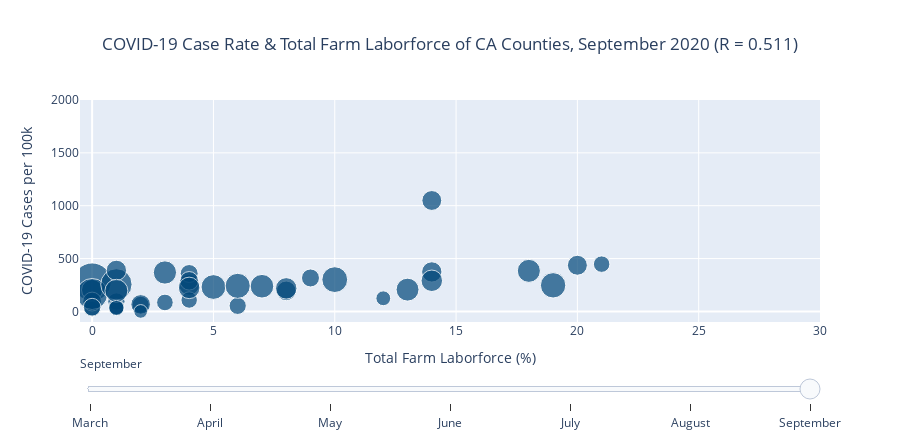

The cell this chart's notebook holds for it:
### Markdown cell above
### Scatter Plots

### Code cell
# make scatter
df = pd.DataFrame(
    {'Month':unemployment_gdf[(unemployment_gdf.index.isin(county_index))]['period'],
    'covid_per_100k':(unemployment_gdf[(unemployment_gdf.index.isin(county_index))]['covid_per_100k']),
    'pop':(unemployment_gdf[(unemployment_gdf.index.isin(county_index))]['pop'])}
)
df['Total Farm Employment Proportion']=pd.Series(dtype='float64')
for i in period:
    month=calendar.month_name[i]
    df['Total Farm Employment Proportion'][df['Month']==i]= (pd.Series(monthlyemployment_df[monthlyemployment_df.index.get_level_values('Month') ==month].droplevel('Month')['Total Farm'].fillna(0)/(unemployment_gdf[(unemployment_gdf.index.isin(county_index))]['laborforce'])).round(2)*100)
# Create a list of Plotly Go objects and r values (Pearsons) to dynamically update graph with slider
df.reset_index(inplace=True)
slider_data=[]
r_values=[]
for month in df['Month'].unique():
    if len(df[(df['Month']==month) & (df['covid_per_100k'].isnull())])>0: # remove null value for calculation (Modoc County has no covid reporting for march)
        null_index=int(df[(df['Month']==month) & (df['covid_per_100k'].isnull())].index.values[0])
        r_values.append((pearsonr(df[(df['Month']==month)]['Total Farm Employment Proportion'].values, df[(df['Month']==month)]['covid_per_100k'].fillna(0).values))[0])
    else:
        r_values.append((pearsonr(df[(df['Month']==month)]['Total Farm Employment Proportion'].values, df[(df['Month']==month)]['covid_per_100k'].values))[0])
    slider_data.append(go.Scatter({
        'mode':'markers',
        'marker': dict(color='#004679',size=(df[df['Month']==month]['pop'].values)** (1. / 4)/2+10,opacity=0.7,line=dict(width=1,color="#ffffff")),
        'name': '',
        'visible': False,
        'x': df[df['Month']==month]['Total Farm Employment Proportion'].values,
        'y': df[df['Month']==month]['covid_per_100k'].values,
        'customdata':df[(df['Month']==4)][["index","pop"]],
        'hovertemplate': (('<b>%{customdata[0]} County</b><br><br>'+\
                  '<i>Cases per 100k</i>: %{y}<br>'+\
                          '<i>Total Farm Laborforce</i>: %{x}%<br>'+\
                          '<i>Population</i>: %{customdata[1]}')) }))
    
# Set initial slider/title index
start_index = (period[-1]-3)

# Make initial trace visible
slider_data[start_index]['visible'] = True

# Build slider steps
steps = []
for i in range(len(slider_data)):
    step = dict(
        # Update method allows us to update both trace and layout properties
        method = 'update', 
        label = calendar.month_name[i+3],
        args = [
            # Make the ith trace visible
            {'visible': [t == i for t in range(len(slider_data))]},
            
            # Set the title for the ith trace
            {'title.text': 'COVID-19 Case Rate & Total Farm Laborforce of CA Counties, %s 2020 (R = %.3f)' % (calendar.month_name[i+3],r_values[i])}],
    )
    steps.append(step)

# Build sliders
sliders = [go.layout.Slider(
    active = (period[-1]-3),
    pad = {"t": 30},
    steps = steps
)]

layout = go.Layout(
    sliders=sliders,
    title={'text':'COVID-19 Case Rate & Total Farm Laborforce of CA Counties, %s 2020 (R = %.3f)' % (calendar.month_name[i+3],r_values[i])},
    xaxis=dict(range=(-0.5,30),title="Total Farm Laborforce (%)"),
    yaxis=dict(range=(-100,2000),title="COVID-19 Cases per 100k"),
    height=440,title_x=0.5,
)

fig = go.Figure(data=slider_data, layout=layout)

fig.show()

if export:
    fig.write_html("../figures/5a_covid_total-farm-employment.html")
#fig.write_image("../figures/5a_covid_total-farm-employment.png")

### Figure 1 — Plotly figure (JSON) as saved in the notebook; plotly's stock layout.template omitted (floating-point values rounded to 4 significant figures)
{"data": [{"customdata": [["Alpine", 1129], ["Amador", 39752], ["Butte", 219186], ["Calaveras", 45905], ["Colusa", 21547], ["Del Norte", 27812], ["Fresno", 999101], ["Glenn", 28393], ["Humboldt", 135558], ["Imperial", 181215], ["Inyo", 18039], ["Kern", 900202], ["Kings", 152940], ["Lake", 64386], ["Lassen", 30573], ["Los Angeles", 10039107], ["Madera", 157327], ["Marin", 258826], ["Mariposa", 17203], ["Mendocino", 86749], ["Merced", 277680], ["Modoc", 8841], ["Mono", 14444], ["Monterey", 434061], ["Napa", 137744], ["Nevada", 99755], ["Orange", 3175692], ["Plumas", 18807], ["San Diego", 3338330], ["San Joaquin", 762148], ["San Luis Obispo", 283111], ["Santa Barbara", 446499], ["Santa Cruz", 273213], ["Shasta", 180080], ["Sierra", 3005], ["Siskiyou", 43539], ["Solano", 447643], ["Sonoma", 494336], ["Stanislaus", 550660], ["Tehama", 65084], ["Trinity", 12285], ["Tulare", 466195], ["Tuolumne", 54478], ["Ventura", 846006]], "hovertemplate": "<b>%{customdata[0]} County</b><br><br><i>Cases per 100k</i>: %{y}<br><i>Total Farm Laborforce</i>: %{x}%<br><i>Population</i>: %{customdata[1]}", "marker": {"color": "#004679", "line": {"color": "#ffffff", "width": 1}, "opacity": 0.7, "size": [12.9, 17.06, 20.82, 17.32, 16.06, 16.46, 25.81, 16.49, 19.59, 20.32, 15.79, 25.4, 19.89, 17.96, 16.61, 38.14, 19.96, 21.28, 15.73, 18.58, 21.48, 14.85, 15.48, 22.83, 19.63, 18.89, 31.11, 15.86, 31.37, 24.77, 21.53, 22.92, 21.43, 20.3, 13.7, 17.22, 22.93, 23.26, 23.62, 17.99, 15.26, 23.07, 17.64, 25.16]}, "mode": "markers", "name": "", "type": "scatter", "visible": false, "x": [0, 2, 3, 1, 24, 3, 8, 18, 2, 14.0, 0, 11, 11, 3, 3, 0, 17, 0, 0, 4, 10, 11, 0, 18, 7.0, 0, 0, 1, 1, 4, 4, 9, 3, 1, 1, 5, 1, 2, 5, 7.0, 0, 15, 0, 6], "y": [88.57, 12.58, 6.387, 13.07, 13.92, 3.596, 23.22, 10.57, 36.15, 51.32, 55.44, 30.77, 11.77, 1.553, 0, 68.44, 25.42, 51.0, 0, 4.611, 11.52, 0, 173.1, 17.28, 24.68, 35.09, 39.93, 5.317, 46.88, 29.92, 39.56, 58.9, 27.09, 11.11, 0, 9.187, 22.56, 29.74, 18.52, 1.536, 0, 25.31, 3.671, 35.58]}, {"customdata": [["Alpine", 1129], ["Amador", 39752], ["Butte", 219186], ["Calaveras", 45905], ["Colusa", 21547], ["Del Norte", 27812], ["Fresno", 999101], ["Glenn", 28393], ["Humboldt", 135558], ["Imperial", 181215], ["Inyo", 18039], ["Kern", 900202], ["Kings", 152940], ["Lake", 64386], ["Lassen", 30573], ["Los Angeles", 10039107], ["Madera", 157327], ["Marin", 258826], ["Mariposa", 17203], ["Mendocino", 86749], ["Merced", 277680], ["Modoc", 8841], ["Mono", 14444], ["Monterey", 434061], ["Napa", 137744], ["Nevada", 99755], ["Orange", 3175692], ["Plumas", 18807], ["San Diego", 3338330], ["San Joaquin", 762148], ["San Luis Obispo", 283111], ["Santa Barbara", 446499], ["Santa Cruz", 273213], ["Shasta", 180080], ["Sierra", 3005], ["Siskiyou", 43539], ["Solano", 447643], ["Sonoma", 494336], ["Stanislaus", 550660], ["Tehama", 65084], ["Trinity", 12285], ["Tulare", 466195], ["Tuolumne", 54478], ["Ventura", 846006]], "hovertemplate": "<b>%{customdata[0]} County</b><br><br><i>Cases per 100k</i>: %{y}<br><i>Total Farm Laborforce</i>: %{x}%<br><i>Population</i>: %{customdata[1]}", "marker": {"color": "#004679", "line": {"color": "#ffffff", "width": 1}, "opacity": 0.7, "size": [12.9, 17.06, 20.82, 17.32, 16.06, 16.46, 25.81, 16.49, 19.59, 20.32, 15.79, 25.4, 19.89, 17.96, 16.61, 38.14, 19.96, 21.28, 15.73, 18.58, 21.48, 14.85, 15.48, 22.83, 19.63, 18.89, 31.11, 15.86, 31.37, 24.77, 21.53, 22.92, 21.43, 20.3, 13.7, 17.22, 22.93, 23.26, 23.62, 17.99, 15.26, 23.07, 17.64, 25.16]}, "mode": "markers", "name": "", "type": "scatter", "visible": false, "x": [0, 2, 3, 1, 25, 3, 8, 18, 2, 13, 0, 11, 11, 2, 2, 0, 15, 0, 0, 4, 11, 12, 1, 25, 7.0, 0, 0, 1, 1, 4, 4, 12, 4, 1, 1, 5, 1, 2, 5, 7.0, 0, 16, 0, 7.0], "y": [0, 7.547, 2.737, 15.25, 0, 10.79, 85.78, 14.09, 6.639, 268.2, 49.89, 106.0, 146.5, 12.43, 0, 232.3, 20.98, 44.43, 87.19, 8.069, 59.06, 0, 34.62, 43.08, 34.12, 6.015, 80.49, 15.95, 90.37, 47.63, 40.97, 84.43, 21.23, 8.33, 0, 2.297, 49.15, 28.12, 66.28, 0, 0, 198.2, 0, 46.22]}, {"customdata": [["Alpine", 1129], ["Amador", 39752], ["Butte", 219186], ["Calaveras", 45905], ["Colusa", 21547], ["Del Norte", 27812], ["Fresno", 999101], ["Glenn", 28393], ["Humboldt", 135558], ["Imperial", 181215], ["Inyo", 18039], ["Kern", 900202], ["Kings", 152940], ["Lake", 64386], ["Lassen", 30573], ["Los Angeles", 10039107], ["Madera", 157327], ["Marin", 258826], ["Mariposa", 17203], ["Mendocino", 86749], ["Merced", 277680], ["Modoc", 8841], ["Mono", 14444], ["Monterey", 434061], ["Napa", 137744], ["Nevada", 99755], ["Orange", 3175692], ["Plumas", 18807], ["San Diego", 3338330], ["San Joaquin", 762148], ["San Luis Obispo", 283111], ["Santa Barbara", 446499], ["Santa Cruz", 273213], ["Shasta", 180080], ["Sierra", 3005], ["Siskiyou", 43539], ["Solano", 447643], ["Sonoma", 494336], ["Stanislaus", 550660], ["Tehama", 65084], ["Trinity", 12285], ["Tulare", 466195], ["Tuolumne", 54478], ["Ventura", 846006]], "hovertemplate": "<b>%{customdata[0]} County</b><br><br><i>Cases per 100k</i>: %{y}<br><i>Total Farm Laborforce</i>: %{x}%<br><i>Population</i>: %{customdata[1]}", "marker": {"color": "#004679", "line": {"color": "#ffffff", "width": 1}, "opacity": 0.7, "size": [12.9, 17.06, 20.82, 17.32, 16.06, 16.46, 25.81, 16.49, 19.59, 20.32, 15.79, 25.4, 19.89, 17.96, 16.61, 38.14, 19.96, 21.28, 15.73, 18.58, 21.48, 14.85, 15.48, 22.83, 19.63, 18.89, 31.11, 15.86, 31.37, 24.77, 21.53, 22.92, 21.43, 20.3, 13.7, 17.22, 22.93, 23.26, 23.62, 17.99, 15.26, 23.07, 17.64, 25.16]}, "mode": "markers", "name": "", "type": "scatter", "visible": false, "x": [0, 2, 3, 1, 28.0, 3, 11, 20, 2, 17, 0, 16, 15, 4, 2, 0, 21, 0, 0, 4, 14.0, 13, 1, 30, 10, 0, 0, 1, 1, 7.0, 5, 14.0, 7.0, 1, 2, 5, 1, 3, 7.0, 8, 0, 21, 0, 7.0], "y": [88.57, 5.031, 20.53, 10.89, 27.85, 147.4, 204.2, 45.79, 38.36, 1774.0, 5.544, 183.4, 647.3, 34.17, 19.63, 317.2, 108.1, 107.0, 5.813, 23.06, 70.22, 0, 55.39, 103.4, 46.46, 9.022, 166.5, 0, 120.4, 77.28, 32.5, 312.9, 32.58, 11.11, 33.28, 13.78, 66.57, 71.21, 80.63, 13.83, 8.14, 309.5, 3.671, 96.69]}, {"customdata": [["Alpine", 1129], ["Amador", 39752], ["Butte", 219186], ["Calaveras", 45905], ["Colusa", 21547], ["Del Norte", 27812], ["Fresno", 999101], ["Glenn", 28393], ["Humboldt", 135558], ["Imperial", 181215], ["Inyo", 18039], ["Kern", 900202], ["Kings", 152940], ["Lake", 64386], ["Lassen", 30573], ["Los Angeles", 10039107], ["Madera", 157327], ["Marin", 258826], ["Mariposa", 17203], ["Mendocino", 86749], ["Merced", 277680], ["Modoc", 8841], ["Mono", 14444], ["Monterey", 434061], ["Napa", 137744], ["Nevada", 99755], ["Orange", 3175692], ["Plumas", 18807], ["San Diego", 3338330], ["San Joaquin", 762148], ["San Luis Obispo", 283111], ["Santa Barbara", 446499], ["Santa Cruz", 273213], ["Shasta", 180080], ["Sierra", 3005], ["Siskiyou", 43539], ["Solano", 447643], ["Sonoma", 494336], ["Stanislaus", 550660], ["Tehama", 65084], ["Trinity", 12285], ["Tulare", 466195], ["Tuolumne", 54478], ["Ventura", 846006]], "hovertemplate": "<b>%{customdata[0]} County</b><br><br><i>Cases per 100k</i>: %{y}<br><i>Total Farm Laborforce</i>: %{x}%<br><i>Population</i>: %{customdata[1]}", "marker": {"color": "#004679", "line": {"color": "#ffffff", "width": 1}, "opacity": 0.7, "size": [12.9, 17.06, 20.82, 17.32, 16.06, 16.46, 25.81, 16.49, 19.59, 20.32, 15.79, 25.4, 19.89, 17.96, 16.61, 38.14, 19.96, 21.28, 15.73, 18.58, 21.48, 14.85, 15.48, 22.83, 19.63, 18.89, 31.11, 15.86, 31.37, 24.77, 21.53, 22.92, 21.43, 20.3, 13.7, 17.22, 22.93, 23.26, 23.62, 17.99, 15.26, 23.07, 17.64, 25.16]}, "mode": "markers", "name": "", "type": "scatter", "visible": false, "x": [0, 3, 3, 1, 29.0, 4, 11, 19, 2, 16, 0, 16, 13, 4, 2, 0, 20, 0, 0, 4, 13, 13, 1, 31, 9, 0, 0, 1, 1, 5, 4, 14.0, 8, 1, 2, 6, 1, 3, 6, 7.0, 1, 21, 0, 7.0], "y": [0, 60.37, 99.92, 87.14, 399.1, 50.34, 664.3, 510.7, 35.41, 2412.0, 77.61, 739.8, 1002.0, 97.85, 771.9, 568.5, 470.4, 982.1, 104.6, 66.86, 523.3, 11.31, 69.23, 360.8, 247.6, 108.3, 466.6, 42.54, 279.6, 581.4, 179.4, 477.0, 92.97, 88.85, 0, 52.83, 292.4, 183.7, 608.9, 146.0, 8.14, 648.2, 82.6, 339.8]}, {"customdata": [["Alpine", 1129], ["Amador", 39752], ["Butte", 219186], ["Calaveras", 45905], ["Colusa", 21547], ["Del Norte", 27812], ["Fresno", 999101], ["Glenn", 28393], ["Humboldt", 135558], ["Imperial", 181215], ["Inyo", 18039], ["Kern", 900202], ["Kings", 152940], ["Lake", 64386], ["Lassen", 30573], ["Los Angeles", 10039107], ["Madera", 157327], ["Marin", 258826], ["Mariposa", 17203], ["Mendocino", 86749], ["Merced", 277680], ["Modoc", 8841], ["Mono", 14444], ["Monterey", 434061], ["Napa", 137744], ["Nevada", 99755], ["Orange", 3175692], ["Plumas", 18807], ["San Diego", 3338330], ["San Joaquin", 762148], ["San Luis Obispo", 283111], ["Santa Barbara", 446499], ["Santa Cruz", 273213], ["Shasta", 180080], ["Sierra", 3005], ["Siskiyou", 43539], ["Solano", 447643], ["Sonoma", 494336], ["Stanislaus", 550660], ["Tehama", 65084], ["Trinity", 12285], ["Tulare", 466195], ["Tuolumne", 54478], ["Ventura", 846006]], "hovertemplate": "<b>%{customdata[0]} County</b><br><br><i>Cases per 100k</i>: %{y}<br><i>Total Farm Laborforce</i>: %{x}%<br><i>Population</i>: %{customdata[1]}", "marker": {"color": "#004679", "line": {"color": "#ffffff", "width": 1}, "opacity": 0.7, "size": [12.9, 17.06, 20.82, 17.32, 16.06, 16.46, 25.81, 16.49, 19.59, 20.32, 15.79, 25.4, 19.89, 17.96, 16.61, 38.14, 19.96, 21.28, 15.73, 18.58, 21.48, 14.85, 15.48, 22.83, 19.63, 18.89, 31.11, 15.86, 31.37, 24.77, 21.53, 22.92, 21.43, 20.3, 13.7, 17.22, 22.93, 23.26, 23.62, 17.99, 15.26, 23.07, 17.64, 25.16]}, "mode": "markers", "name": "", "type": "scatter", "visible": false, "x": [0, 2, 3, 1, 30, 4, 10, 19, 2, 13, 0, 16, 14.0, 3, 2, 0, 19, 0, 0, 4, 13, 14.0, 1, 31, 9, 0, 0, 1, 1, 4, 4, 14.0, 8, 1, 2, 6, 1, 3, 6, 8, 1, 17, 0, 6], "y": [88.57, 389.9, 391.0, 193.9, 1313.0, 107.9, 1193.0, 760.8, 78.93, 1194.0, 210.7, 1707.0, 1310.0, 219.0, 1269.0, 834.7, 1192.0, 911.4, 156.9, 261.7, 1483.0, 56.55, 692.3, 768.8, 501.7, 186.5, 617.3, 117.0, 438.8, 1211.0, 436.6, 668.3, 308.9, 152.7, 66.56, 142.4, 539.0, 454.5, 1380.0, 272.0, 32.56, 1207.0, 192.7, 515.5]}, {"customdata": [["Alpine", 1129], ["Amador", 39752], ["Butte", 219186], ["Calaveras", 45905], ["Colusa", 21547], ["Del Norte", 27812], ["Fresno", 999101], ["Glenn", 28393], ["Humboldt", 135558], ["Imperial", 181215], ["Inyo", 18039], ["Kern", 900202], ["Kings", 152940], ["Lake", 64386], ["Lassen", 30573], ["Los Angeles", 10039107], ["Madera", 157327], ["Marin", 258826], ["Mariposa", 17203], ["Mendocino", 86749], ["Merced", 277680], ["Modoc", 8841], ["Mono", 14444], ["Monterey", 434061], ["Napa", 137744], ["Nevada", 99755], ["Orange", 3175692], ["Plumas", 18807], ["San Diego", 3338330], ["San Joaquin", 762148], ["San Luis Obispo", 283111], ["Santa Barbara", 446499], ["Santa Cruz", 273213], ["Shasta", 180080], ["Sierra", 3005], ["Siskiyou", 43539], ["Solano", 447643], ["Sonoma", 494336], ["Stanislaus", 550660], ["Tehama", 65084], ["Trinity", 12285], ["Tulare", 466195], ["Tuolumne", 54478], ["Ventura", 846006]], "hovertemplate": "<b>%{customdata[0]} County</b><br><br><i>Cases per 100k</i>: %{y}<br><i>Total Farm Laborforce</i>: %{x}%<br><i>Population</i>: %{customdata[1]}", "marker": {"color": "#004679", "line": {"color": "#ffffff", "width": 1}, "opacity": 0.7, "size": [12.9, 17.06, 20.82, 17.32, 16.06, 16.46, 25.81, 16.49, 19.59, 20.32, 15.79, 25.4, 19.89, 17.96, 16.61, 38.14, 19.96, 21.28, 15.73, 18.58, 21.48, 14.85, 15.48, 22.83, 19.63, 18.89, 31.11, 15.86, 31.37, 24.77, 21.53, 22.92, 21.43, 20.3, 13.7, 17.22, 22.93, 23.26, 23.62, 17.99, 15.26, 23.07, 17.64, 25.16]}, "mode": "markers", "name": "", "type": "scatter", "visible": false, "x": [0, 2, 3, 1, 31, 4, 10, 19, 2, 13, 0, 18, 13, 4, 3, 0, 22, 0, 0, 4, 14.0, 13, 1, 31, 8, 0, 0, 1, 1, 4, 3, 14.0, 8, 1, 2, 6, 1, 3, 7.0, 8, 1, 19, 0, 6], "y": [0, 216.3, 563.4, 272.3, 459.5, 100.7, 615.1, 348.7, 118.8, 529.2, 609.8, 548.1, 1042.0, 198.8, 278.0, 420.1, 706.2, 329.6, 69.76, 376.9, 813.2, 135.7, 96.93, 636.5, 242.5, 122.3, 217.7, 47.85, 238.1, 517.1, 368.4, 340.9, 225.5, 79.96, 99.83, 96.47, 295.1, 479.8, 653.9, 245.8, 73.26, 745.6, 102.8, 308.6]}, {"customdata": [["Alpine", 1129], ["Amador", 39752], ["Butte", 219186], ["Calaveras", 45905], ["Colusa", 21547], ["Del Norte", 27812], ["Fresno", 999101], ["Glenn", 28393], ["Humboldt", 135558], ["Imperial", 181215], ["Inyo", 18039], ["Kern", 900202], ["Kings", 152940], ["Lake", 64386], ["Lassen", 30573], ["Los Angeles", 10039107], ["Madera", 157327], ["Marin", 258826], ["Mariposa", 17203], ["Mendocino", 86749], ["Merced", 277680], ["Modoc", 8841], ["Mono", 14444], ["Monterey", 434061], ["Napa", 137744], ["Nevada", 99755], ["Orange", 3175692], ["Plumas", 18807], ["San Diego", 3338330], ["San Joaquin", 762148], ["San Luis Obispo", 283111], ["Santa Barbara", 446499], ["Santa Cruz", 273213], ["Shasta", 180080], ["Sierra", 3005], ["Siskiyou", 43539], ["Solano", 447643], ["Sonoma", 494336], ["Stanislaus", 550660], ["Tehama", 65084], ["Trinity", 12285], ["Tulare", 466195], ["Tuolumne", 54478], ["Ventura", 846006]], "hovertemplate": "<b>%{customdata[0]} County</b><br><br><i>Cases per 100k</i>: %{y}<br><i>Total Farm Laborforce</i>: %{x}%<br><i>Population</i>: %{customdata[1]}", "marker": {"color": "#004679", "line": {"color": "#ffffff", "width": 1}, "opacity": 0.7, "size": [12.9, 17.06, 20.82, 17.32, 16.06, 16.46, 25.81, 16.49, 19.59, 20.32, 15.79, 25.4, 19.89, 17.96, 16.61, 38.14, 19.96, 21.28, 15.73, 18.58, 21.48, 14.85, 15.48, 22.83, 19.63, 18.89, 31.11, 15.86, 31.37, 24.77, 21.53, 22.92, 21.43, 20.3, 13.7, 17.22, 22.93, 23.26, 23.62, 17.99, 15.26, 23.07, 17.64, 25.16]}, "mode": "markers", "name": "", "type": "scatter", "visible": true, "x": [0, 2, 4, 1, 33, 4, 10, 21, 2, 14.0, 0, 19, 14.0, 4, 3, 0, 20, 0, 0, 4, 14.0, 12, 1, 31, 8, 0, 0, 1, 1, 5, 4, 13, 8, 1, 2, 6, 1, 3, 7.0, 9, 1, 18, 0, 6], "y": [88.57, 62.89, 251.8, 93.67, 278.5, 107.9, 300.8, 447.3, 66.39, 373.6, 83.15, 246.9, 1049.0, 358.8, 85.04, 278.3, 436.7, 203.2, 23.25, 289.3, 289.9, 124.4, 41.54, 421.8, 194.6, 93.23, 165.2, 42.54, 255.9, 230.9, 222.5, 206.3, 218.1, 388.7, 0, 52.83, 195.2, 368.4, 238.3, 316.5, 32.56, 383.7, 40.38, 241.7]}], "layout": {"height": 440, "sliders": [{"active": 6, "pad": {"t": 30}, "steps": [{"args": [{"visible": [true, false, false, false, false, false, false]}, {"title.text": "COVID-19 Case Rate & Total Farm Laborforce of CA Counties, March 2020 (R = -0.176)"}], "label": "March", "method": "update"}, {"args": [{"visible": [false, true, false, false, false, false, false]}, {"title.text": "COVID-19 Case Rate & Total Farm Laborforce of CA Counties, April 2020 (R = 0.201)"}], "label": "April", "method": "update"}, {"args": [{"visible": [false, false, true, false, false, false, false]}, {"title.text": "COVID-19 Case Rate & Total Farm Laborforce of CA Counties, May 2020 (R = 0.304)"}], "label": "May", "method": "update"}, {"args": [{"visible": [false, false, false, true, false, false, false]}, {"title.text": "COVID-19 Case Rate & Total Farm Laborforce of CA Counties, June 2020 (R = 0.379)"}], "label": "June", "method": "update"}, {"args": [{"visible": [false, false, false, false, true, false, false]}, {"title.text": "COVID-19 Case Rate & Total Farm Laborforce of CA Counties, July 2020 (R = 0.540)"}], "label": "July", "method": "update"}, {"args": [{"visible": [false, false, false, false, false, true, false]}, {"title.text": "COVID-19 Case Rate & Total Farm Laborforce of CA Counties, August 2020 (R = 0.556)"}], "label": "August", "method": "update"}, {"args": [{"visible": [false, false, false, false, false, false, true]}, {"title.text": "COVID-19 Case Rate & Total Farm Laborforce of CA Counties, September 2020 (R = 0.511)"}], "label": "September", "method": "update"}]}], "title": {"text": "COVID-19 Case Rate & Total Farm Laborforce of CA Counties, September 2020 (R = 0.511)", "x": 0.5}, "xaxis": {"range": [-0.5, 30], "title": {"text": "Total Farm Laborforce (%)"}}, "yaxis": {"range": [-100, 2000], "title": {"text": "COVID-19 Cases per 100k"}}}}
